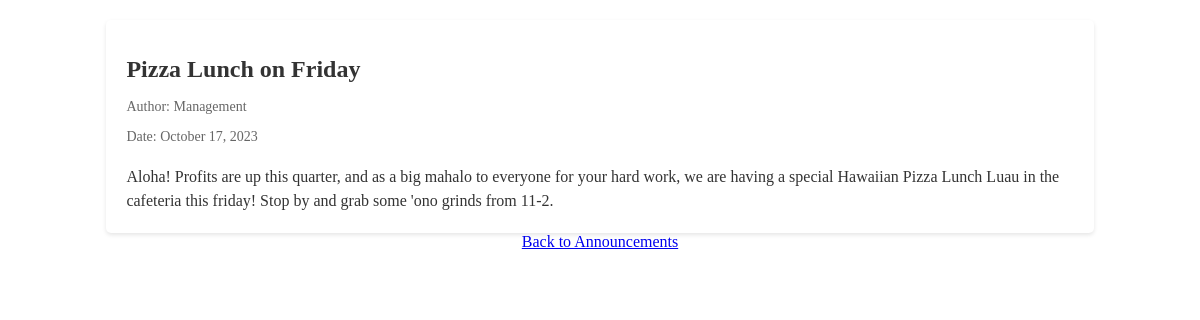
The app's page /announcement/1/ with its own data.
### main/models.py (models this page shows, shortened)
class Announcement(models.Model):
    title = models.CharField(max_length=255)
    author = models.CharField(max_length=255, default="Management")
    date_added = models.DateTimeField(auto_now_add=True)
    content = models.TextField()
    read = models.BooleanField(default=False)

### main/views.py (the view)
# urls.py: path('announcement/<int:announcement_id>/', views.announcement_detail, name='announcement_detail'),
def announcement_detail(request, announcement_id):
    announcement = get_object_or_404(Announcement, pk=announcement_id)
    announcement.read = True
    announcement.save()
    return render(request, 'main/announcement_detail.html', {'announcement': announcement})

### main/templates/main/announcement_detail.html (shortened to what this page needs)
{% load static %}
<!DOCTYPE html>
<html lang="en">
<head>
    <link rel="stylesheet" href="{% static 'style.css' %}">
</head>
<body>
    <div class="announcement-detail">
        <h1>{{ announcement.title }}</h1>
        <p class="author">Author: {{ announcement.author }}</p>
        <p class="date">Date: {{ announcement.date_added | date:"F j, Y" }}</p>
        <div class="content">{{ announcement.content|safe }}</div>
    </div>
    <div class="center-text">
        <a href="{% url 'main:announcement' %}">Back to Announcements</a>
    </div>
</body>
</html>

### main/static/style.css (style rules this page uses)
.center-text { text-align: center; }
.announcement-detail { width: 80%; margin: 20px auto 0; padding: 20px; background-color: #fff; box-shadow: 0 2px 4px rgba(0, 0, 0, 0.1); border-radius: 5px; }
h1 { font-size: 24px; color: #333; }
.author, .date { font-size: 14px; color: #666; margin-top: 10px; }
.content { font-size: 16px; color: #333; margin-top: 20px; line-height: 1.5; }

### records on screen
Announcement: title "Pizza Lunch on Friday", author "Management", date_added "October 17, 2023", content "Aloha! Profits are up this quarter, and as a big mahalo to everyone for your hard work, we are having a special Hawaiian Pizza Lunch Luau in the cafeteria this friday! Stop by and grab some 'ono grinds from 11-2."
